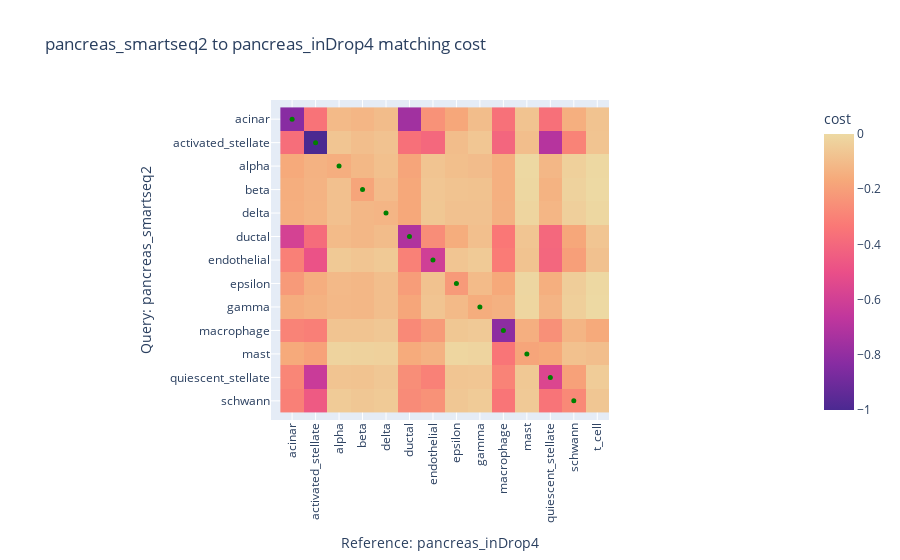

This figure's notebook cell:
### Code cell
q, ref = 'pancreas_smartseq2', 'pancreas_inDrop4'

rcm = RefCM(cache_load=False, cache_save=False, discovery_threshold=0.0)
m = rcm.annotate(ds[q], q, ds[ref], ref, 'celltype', 'celltype')
m.eval('celltype')
m.display_matching_costs('celltype')

### Figure 1 — Plotly figure (JSON) as saved in the notebook; plotly's stock layout.template omitted (floating-point values rounded to 4 significant figures; data arrays with more than 128 entries replaced by an {"elided": "..."} marker saying what was removed)
{"data": [{"coloraxis": "coloraxis", "hovertemplate": "Reference: pancreas_inDrop4: %{x}<br>Query: pancreas_smartseq2: %{y}<br>cost: %{z}<extra></extra>", "name": "0", "type": "heatmap", "x": ["acinar", "activated_stellate", "alpha", "beta", "delta", "ductal", "endothelial", "epsilon", "gamma", "macrophage", "mast", "quiescent_stellate", "schwann", "t_cell"], "xaxis": "x", "y": ["acinar", "activated_stellate", "alpha", "beta", "delta", "ductal", "endothelial", "epsilon", "gamma", "macrophage", "mast", "quiescent_stellate", "schwann"], "yaxis": "y", "z": {"elided": "13x14 float values"}}, {"hovertemplate": "%{y} -> %{x}", "marker": {"color": ["green", "green", "green", "green", "green", "green", "green", "green", "green", "green", "green", "green", "green"], "size": 5}, "mode": "markers", "name": "", "type": "scatter", "x": ["acinar", "activated_stellate", "alpha", "beta", "delta", "ductal", "endothelial", "epsilon", "gamma", "macrophage", "mast", "quiescent_stellate", "schwann"], "y": ["acinar", "activated_stellate", "alpha", "beta", "delta", "ductal", "endothelial", "epsilon", "gamma", "macrophage", "mast", "quiescent_stellate", "schwann"]}], "layout": {"coloraxis": {"colorbar": {"title": {"text": "cost"}}, "colorscale": [[0, "rgb(75, 41, 145)"], [0.1667, "rgb(135, 44, 162)"], [0.3333, "rgb(192, 54, 157)"], [0.5, "rgb(234, 79, 136)"], [0.6667, "rgb(250, 120, 118)"], [0.8333, "rgb(246, 169, 122)"], [1, "rgb(237, 217, 163)"]]}, "title": {"text": "pancreas_smartseq2 to pancreas_inDrop4 matching cost"}, "xaxis": {"anchor": "y", "constrain": "domain", "domain": [0, 1], "scaleanchor": "y", "tickangle": -90, "title": {"text": "Reference: pancreas_inDrop4"}}, "yaxis": {"anchor": "x", "autorange": "reversed", "constrain": "domain", "domain": [0, 1], "title": {"text": "Query: pancreas_smartseq2"}}}}
